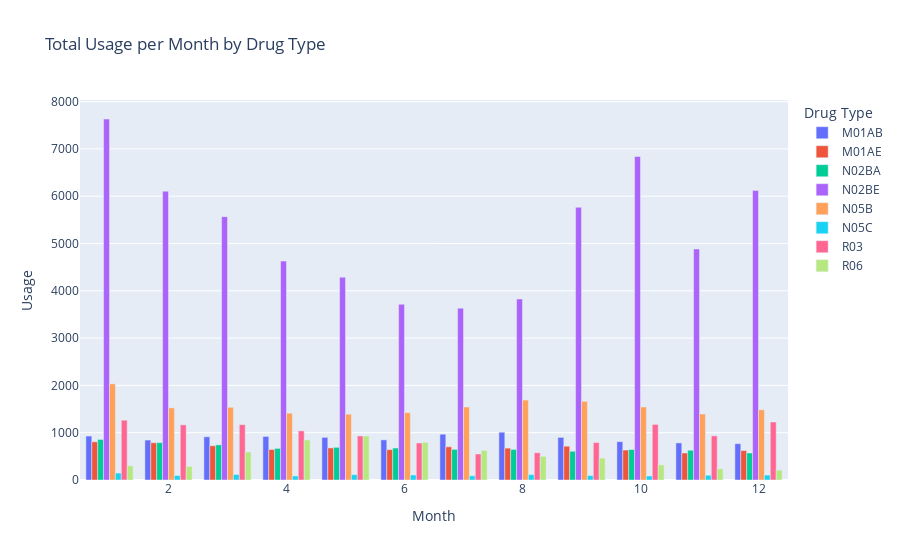

Write notebook code for a chart like this one.
### Code cell
# plot usage per month
fig_month = px.bar(month_df, x="Month", y="Usage", color="Drug Type", 
                   title="Total Usage per Month by Drug Type", barmode="group")
fig_month.show()

### Figure 1 — Plotly figure (JSON) as saved in the notebook; plotly's stock layout.template omitted (floating-point values rounded to 4 significant figures)
{"data": [{"alignmentgroup": "True", "hovertemplate": "Drug Type=M01AB<br>Month=%{x}<br>Usage=%{y}<extra></extra>", "legendgroup": "M01AB", "marker": {"color": "#636efa", "pattern": {"shape": ""}}, "name": "M01AB", "offsetgroup": "M01AB", "orientation": "v", "showlegend": true, "textposition": "auto", "type": "bar", "x": [1, 2, 3, 4, 5, 6, 7, 8, 9, 10, 11, 12], "xaxis": "x", "y": [929.1, 844.9, 913.6, 921.2, 901.4, 848.7, 968.7, 1010.0, 900.9, 810.5, 783.8, 768.4], "yaxis": "y"}, {"alignmentgroup": "True", "hovertemplate": "Drug Type=M01AE<br>Month=%{x}<br>Usage=%{y}<extra></extra>", "legendgroup": "M01AE", "marker": {"color": "#EF553B", "pattern": {"shape": ""}}, "name": "M01AE", "offsetgroup": "M01AE", "orientation": "v", "showlegend": true, "textposition": "auto", "type": "bar", "x": [1, 2, 3, 4, 5, 6, 7, 8, 9, 10, 11, 12], "xaxis": "x", "y": [807.9, 787.6, 723.9, 646.2, 678.8, 642.2, 702.1, 674.1, 714.6, 633.5, 571.2, 622.4], "yaxis": "y"}, {"alignmentgroup": "True", "hovertemplate": "Drug Type=N02BA<br>Month=%{x}<br>Usage=%{y}<extra></extra>", "legendgroup": "N02BA", "marker": {"color": "#00cc96", "pattern": {"shape": ""}}, "name": "N02BA", "offsetgroup": "N02BA", "orientation": "v", "showlegend": true, "textposition": "auto", "type": "bar", "x": [1, 2, 3, 4, 5, 6, 7, 8, 9, 10, 11, 12], "xaxis": "x", "y": [857.7, 790.8, 742.9, 668.1, 691.1, 675.7, 647.9, 646.8, 607.4, 644.0, 629.0, 570.8], "yaxis": "y"}, {"alignmentgroup": "True", "hovertemplate": "Drug Type=N02BE<br>Month=%{x}<br>Usage=%{y}<extra></extra>", "legendgroup": "N02BE", "marker": {"color": "#ab63fa", "pattern": {"shape": ""}}, "name": "N02BE", "offsetgroup": "N02BE", "orientation": "v", "showlegend": true, "textposition": "auto", "type": "bar", "x": [1, 2, 3, 4, 5, 6, 7, 8, 9, 10, 11, 12], "xaxis": "x", "y": [7633.0, 6107.0, 5567.0, 4628.0, 4288.0, 3714.0, 3632.0, 3826.0, 5765.0, 6840.0, 4885.0, 6119.0], "yaxis": "y"}, {"alignmentgroup": "True", "hovertemplate": "Drug Type=N05B<br>Month=%{x}<br>Usage=%{y}<extra></extra>", "legendgroup": "N05B", "marker": {"color": "#FFA15A", "pattern": {"shape": ""}}, "name": "N05B", "offsetgroup": "N05B", "orientation": "v", "showlegend": true, "textposition": "auto", "type": "bar", "x": [1, 2, 3, 4, 5, 6, 7, 8, 9, 10, 11, 12], "xaxis": "x", "y": [2033.0, 1525.0, 1537.0, 1413.0, 1392.0, 1424.0, 1544.0, 1690, 1663.0, 1544.0, 1395.0, 1484.0], "yaxis": "y"}, {"alignmentgroup": "True", "hovertemplate": "Drug Type=N05C<br>Month=%{x}<br>Usage=%{y}<extra></extra>", "legendgroup": "N05C", "marker": {"color": "#19d3f3", "pattern": {"shape": ""}}, "name": "N05C", "offsetgroup": "N05C", "orientation": "v", "showlegend": true, "textposition": "auto", "type": "bar", "x": [1, 2, 3, 4, 5, 6, 7, 8, 9, 10, 11, 12], "xaxis": "x", "y": [146.2, 95.17, 116, 86, 113, 106, 89, 114, 94, 85.62, 101, 104], "yaxis": "y"}, {"alignmentgroup": "True", "hovertemplate": "Drug Type=R03<br>Month=%{x}<br>Usage=%{y}<extra></extra>", "legendgroup": "R03", "marker": {"color": "#FF6692", "pattern": {"shape": ""}}, "name": "R03", "offsetgroup": "R03", "orientation": "v", "showlegend": true, "textposition": "auto", "type": "bar", "x": [1, 2, 3, 4, 5, 6, 7, 8, 9, 10, 11, 12], "xaxis": "x", "y": [1265.0, 1166.0, 1170, 1039.0, 931.3, 783, 550, 577, 792.4, 1175, 934, 1227], "yaxis": "y"}, {"alignmentgroup": "True", "hovertemplate": "Drug Type=R06<br>Month=%{x}<br>Usage=%{y}<extra></extra>", "legendgroup": "R06", "marker": {"color": "#B6E880", "pattern": {"shape": ""}}, "name": "R06", "offsetgroup": "R06", "orientation": "v", "showlegend": true, "textposition": "auto", "type": "bar", "x": [1, 2, 3, 4, 5, 6, 7, 8, 9, 10, 11, 12], "xaxis": "x", "y": [299.3, 287.9, 592.3, 846.7, 930.5, 798.6, 624.7, 500.3, 463.2, 318.6, 235.4, 210.2], "yaxis": "y"}], "layout": {"barmode": "group", "legend": {"title": {"text": "Drug Type"}, "tracegroupgap": 0}, "title": {"text": "Total Usage per Month by Drug Type"}, "xaxis": {"anchor": "y", "domain": [0, 1], "title": {"text": "Month"}}, "yaxis": {"anchor": "x", "domain": [0, 1], "title": {"text": "Usage"}}}}
